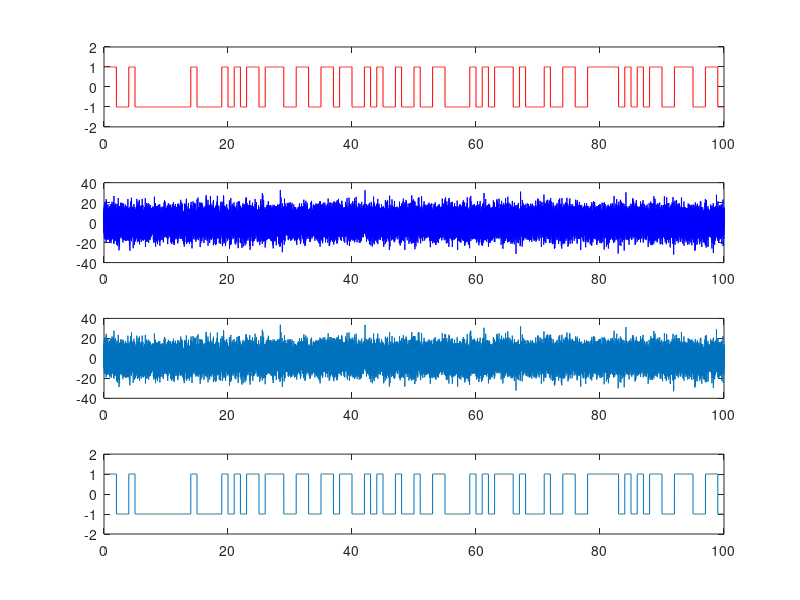

This figure's MATLAB source:
% demostration of noise and signal effect in Shannon capacity formula
% It is possible to send data in a very noisy channel.
% A stronger noise can be compensated by slowing-down the bit rate, which
% means the channel capacity is reduced.

% made by Chao Gao 18-09-2008

Nb = 100;         % number of bits in demo
bk = 2*(rand(1, Nb)>0.5)-1;     % generate binaries
Na = 8;        % noise amplitude
Tk = 400;       % time domain resolution, can be also regarded as bit duration
t = linspace(0,Nb,Nb*Tk);
bt = kron(bk, ones(1,Tk));      % make time domain signal for binaries
figure(1)
subplot(4,1,1)
noise = Na*randn(1,Nb*Tk);  % make mean zero noise
plot(t, bt,'r');
axis([0 Nb -2 2]);
subplot(4,1,2)
plot(t,noise,'b');
% axis([0 8 -2 2]);
subplot(4,1,3)
st = noise + bt;
plot(t,st)
rb = zeros(1,Nb);
% at receiver, using maximum likelihood detection
for k=1:Nb      % go through all the binaries
    for n=1:Tk      % for each binary
        rt(n+(k-1)*Tk)= sum( st(((k-1)*Tk+1):((k-1)*Tk+n)) );
    end
    rb(k) = rt(k*Tk);
end
subplot(4,1,4)
rb1 = 2*(rb > 0) - 1;
plot(t,kron(rb1,ones(1,Tk)))
axis([0 Nb -2 2]);

diff = (rb1~=bk);
err = sum(diff)
